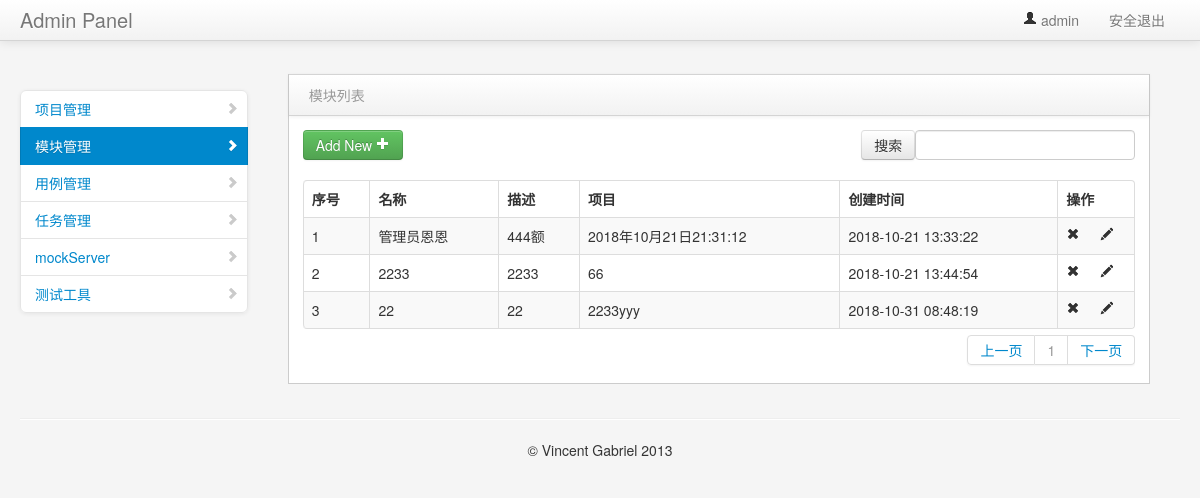
The app's page /manage/module_manage/ (signed in), older data.
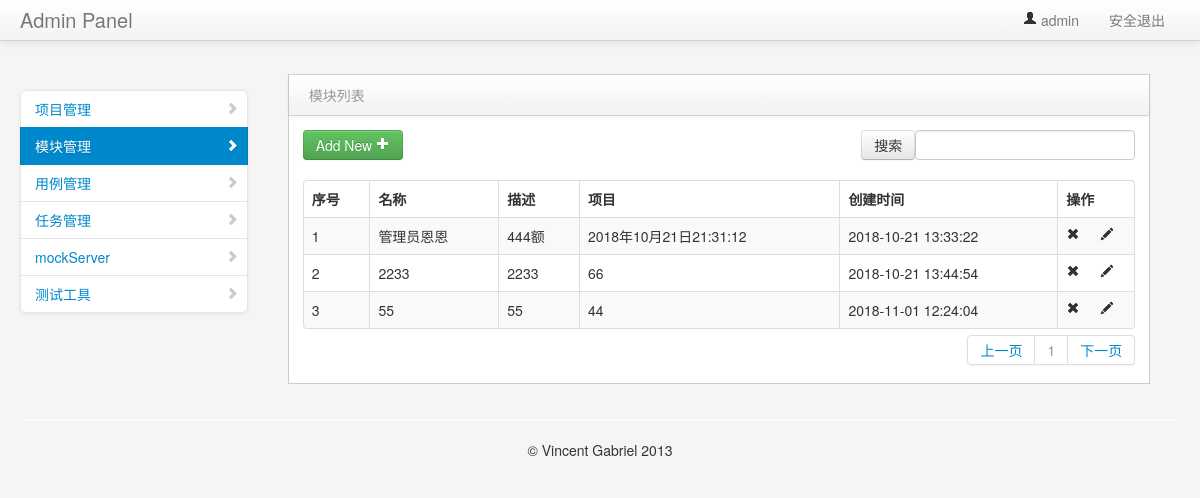
The same page, newer data.
### project_app/models.py (models this page shows, shortened)
class Model(models.Model):
    project = models.ForeignKey(Project,on_delete=models.CASCADE,verbose_name="所属项目")
    name = models.CharField("名称",max_length=100,blank=False,default="")
    describe = models.TextField("描述", default="")
    create_time = models.DateTimeField("创建时间", auto_now=True)

class Project(models.Model):
    title = models.CharField(max_length=50)
    describe = models.TextField("描述",default="")
    status = models.BooleanField("状态",default=True)
    create_time = models.DateTimeField("创建时间",auto_now=True)
    def __str__(self):
        return self.title

### project_app/views/module_views.py (the view)
# urls.py: path("module_manage/", module_views.module_manage),
@login_required #判断用户是否登录
def module_manage(request):
    page = request.GET.get('page')
    page = try_int(page, 1)
    count = Model.objects.all().count()
    pageObj = html_hepler.PageInfo(page, count)
    content = request.POST.get('search_project')
    if content is not None:
        project_data = Model.objects.filter(
                name__contains=content)
    else:
        project_data = Model.objects.all()[pageObj.start:pageObj.end]
    page_string = html_hepler.Pager(page, pageObj.all_page_count)
    username = request.session.get('user1', '')  # 读取浏览器 session
    return render(request, "module_manage.html", {"user": username,"project_data":project_data,
                                                   "page": page_string,"type":"list"})

### project_app/html_hepler.py (called while the page is built, shortened)
def Pager(page,all_page_count):
    page_html = []
    if page <= 1:
        prev_html = "<li class='next'><a href='#'>上一页</a></li>"
    else:
        prev_html = "<li class='next'><a href='/manage/project_manage/?page=%d'>上一页</a></li>" % (page - 1)
    page_html.append(prev_html)
    if all_page_count < 11:
        begin = 0
        end = all_page_count
    for i in range(begin,end):
        if page == i+1:
            a_html = "<li class='prev disabled'><a href = '/manage/project_manage/?page=%d'>%d</a></li>"%(i+1,i+1)
        else:
            a_html = "<li class='prev disabled'><a href = '/manage/project_manage/?page=%d'>%d</a></li>" % (i+1, i+1)
        page_html.append(a_html)
    next_html = "<li class='next'><a href = '/manage/project_manage/?page=%d'>下一页</a></li>" % (page + 1)
    page_html.append(next_html)
    page_string = mark_safe("".join(page_html))
    return page_string

    @property
    def start(self):
        return (self.CurrentPage-1) * self.PerItem

    @property
    def end(self):
        return self.CurrentPage * self.PerItem

    @property
    def all_page_count(self):
        temp = divmod(self.AllCount,self.PerItem)
        if temp[1] == 0:
            all_page_count = temp[0]
        else:
            all_page_count = temp[0] + 1
        return all_page_count

### project_app/views/module_views.py (called while the page is built)
def try_int(arg,default):
    try:
        arg = int(arg)
    except Exception as e:
        arg = default
    return arg

### templates/module_manage.html (shortened to what this page needs)
{% extends "common/nav.html" %}
{% block context %}
<div class="span3" id="sidebar">
    <ul class="nav nav-list bs-docs-sidenav nav-collapse collapse">
        <li>
            <a href="/manage/project_manage/"><i class="icon-chevron-right"></i>项目管理</a>
        </li>
        <li class="active">
            <a href="/manage/module_manage/"><i class="icon-chevron-right"></i>模块管理</a>
        </li>
        <li>
            <a href="interface.html"><i class="icon-chevron-right"></i>用例管理</a>
        </li>
        <li>
            <a href="interface.html"><i class="icon-chevron-right"></i>任务管理</a>
        </li>
        <li>
            <a href="interface.html"><i class="icon-chevron-right"></i>mockServer</a>
        </li>
        <li>
            <a href="interface.html"><i class="icon-chevron-right"></i>测试工具</a>
        </li>
    </ul>
</div>
<div class="span9" id="content">
    <div class="row-fluid">
{% if type == 'list'%}
     <div class="block">
        <div class="navbar navbar-inner block-header">
            <div class="muted pull-left">模块列表</div>
        </div>
        <div class="block-content collapse in">
            <div class="span12">
               <div class="table-toolbar">
                  <div class="btn-group">
                     <a href="/manage/add_module/"><button class="btn btn-success">Add New <i class="icon-plus icon-white"></i></button></a>
                  </div>
                  <div class="btn-group pull-right">
                     <div class="dataTables_filter" id="example_filter">
                         <form method="post" action="/manage/module_manage/">
                          <input class="btn" type="submit" value="搜索">
                          <label><input type="text" aria-controls="example" id="search_project" name="search_project"></label>
                         </form>
                    </div>
                  </div>
               </div>
                <table cellpadding="0" cellspacing="0" border="0" class="table table-striped table-bordered" id="example2">
                    <thead>
                        <tr>
                            <th>序号</th>
                            <th>名称</th>
                            <th>描述</th>
                            <th>项目</th>
                            <th>创建时间</th>
                            <th>操作</th>
                        </tr>
                    </thead>
                    <tbody>
                    {% for data in project_data %}
                        <tr class="gradeU">
                            <td>{{forloop.counter }}</td>
                            <td>{{data.name}}</td>
                            <td class="center">{{data.describe}}</td>
                            <td>{{data.project}}</td>
                            <td class="center">{{ data.create_time | date:"Y-m-d H:i:s" }}</td>
                            <td class="center" style="width: 60px;">
                                <a onclick="del_id('{{ data.id }}')"><i class="icon-remove"></i></a>
                                <a href="/manage/edit_module/{{ data.id }}/"><i class="icon-pencil"></i></a>
                            </td>
                        </tr>
                    {% endfor %}
                    </tbody>
                </table>
            </div>
            <div id="pageslist" class="dataTables_paginate paging_bootstrap pagination">
                <ul>
                    {{ page }}
                </ul>
            </div>
        </div>
     </div>
    </div>
</div>
 {% endif %}
    {% endblock context %}

### templates/common/nav.html (shortened to what this page needs)
<!DOCTYPE html>
<html>
    <head>
        <link href="/static/bootstrap/css/bootstrap.min.css" rel="stylesheet" media="screen">
        <link href="/static/bootstrap/css/bootstrap-responsive.min.css" rel="stylesheet" media="screen">
        <link href="/static/assets/css/styles.css" rel="stylesheet" media="screen">
        <link href="/static/assets/css/DT_bootstrap.css" rel="stylesheet" media="screen">
    </head>
    <body>
        <div class="navbar navbar-fixed-top">
            <div class="navbar-inner">
                <div class="container-fluid">
                    <a class="brand" href="#">Admin Panel</a>
                    <div class="nav-collapse collapse">
                        <ul class="nav pull-right">
                            <li class="dropdown">
                                <a href="#" role="button" class="dropdown-toggle" data-toggle="dropdown">
                                    <i class="icon-user"></i> {{user}}
                                </a>
                            </li>
                            <li>
                                <a tabindex="-1" href="/user/logout/">安全退出</a>
                            </li>
                        </ul>
                    </div>
                </div>
            </div>
        </div>
        <div class="container-fluid">
            <div class="row-fluid">
                 {% block context %}
                 {% endblock context %}
            </div>
            <hr>
            <footer>
                <p style="text-align: center">&copy; Vincent Gabriel 2013</p>
            </footer>
        </div>
    </body>
</html>

### static/assets/css/styles.css (style rules this page uses)
body { padding-top: 0; padding-bottom: 40px; background-color: #f5f5f5; }
@media (min-width: 979px) { body { padding-top: 60px; } }
#content { margin-left:0px; }
.block { border: 1px solid #ccc; background: white; margin: 1em 0em; border-top: none; }
.block-content { margin: 1em; min-height: .25em; }
.block-header { margin-bottom: 0px; border-right: none; border-left: none; -webkit-border-radius: 0px; -moz-border-radius: 0px; border-radius: 0px; }
.block-header div { padding-top: 10px; }
.bs-docs-sidenav { max-width: 228px; margin: 30px 0 0; padding: 0; background-color: #fff; -webkit-border-radius: 6px; -moz-border-radius: 6px; border-radius: 6px; -webkit-box-shadow: 0 1px 4px rgba(0,0,0,.065); -moz-box-shadow: 0 1px 4px rgba(0,0,0,.065); box-shadow: 0 1px 4px rgba(0,0,0,.065); }
.bs-docs-sidenav > li > a { display: block; width: 190px \9; margin: 0 0 -1px; padding: 8px 14px; border: 1px solid #e5e5e5; }
.bs-docs-sidenav > li:first-child > a { -webkit-border-radius: 6px 6px 0 0; -moz-border-radius: 6px 6px 0 0; border-radius: 6px 6px 0 0; }
.bs-docs-sidenav > li:last-child > a { -webkit-border-radius: 0 0 6px 6px; -moz-border-radius: 0 0 6px 6px; border-radius: 0 0 6px 6px; }
.bs-docs-sidenav > .active > a { position: relative; z-index: 2; padding: 9px 15px; border: 0; text-shadow: 0 1px 0 rgba(0,0,0,.15); -webkit-box-shadow: inset 1px 0 0 rgba(0,0,0,.1), inset -1px 0 0 rgba(0,0,0,.1); -moz-box-shadow: inset 1px 0 0 rgba(0,0,0,.1), inset -1px 0 0 rgba(0,0,0,.1); box-shadow: inset 1px 0 0 rgba(0,0,0,.1), inset -1px 0 0 rgba(0,0,0,.1); }
.bs-docs-sidenav .icon-chevron-right { float: right; margin-top: 2px; margin-right: -6px; opacity: .25; }
.bs-docs-sidenav .active .icon-chevron-right, .bs-docs-sidenav .active a:hover .icon-chevron-right { opacity: 1; }

Row changes from the older to the newer data that the page shows:
removed Model: name "22", describe "22", project "2233yyy", create_time "2018-10-31 08:48:19"
added Model: name "55", describe "55", project "44", create_time "2018-11-01 12:24:04"
